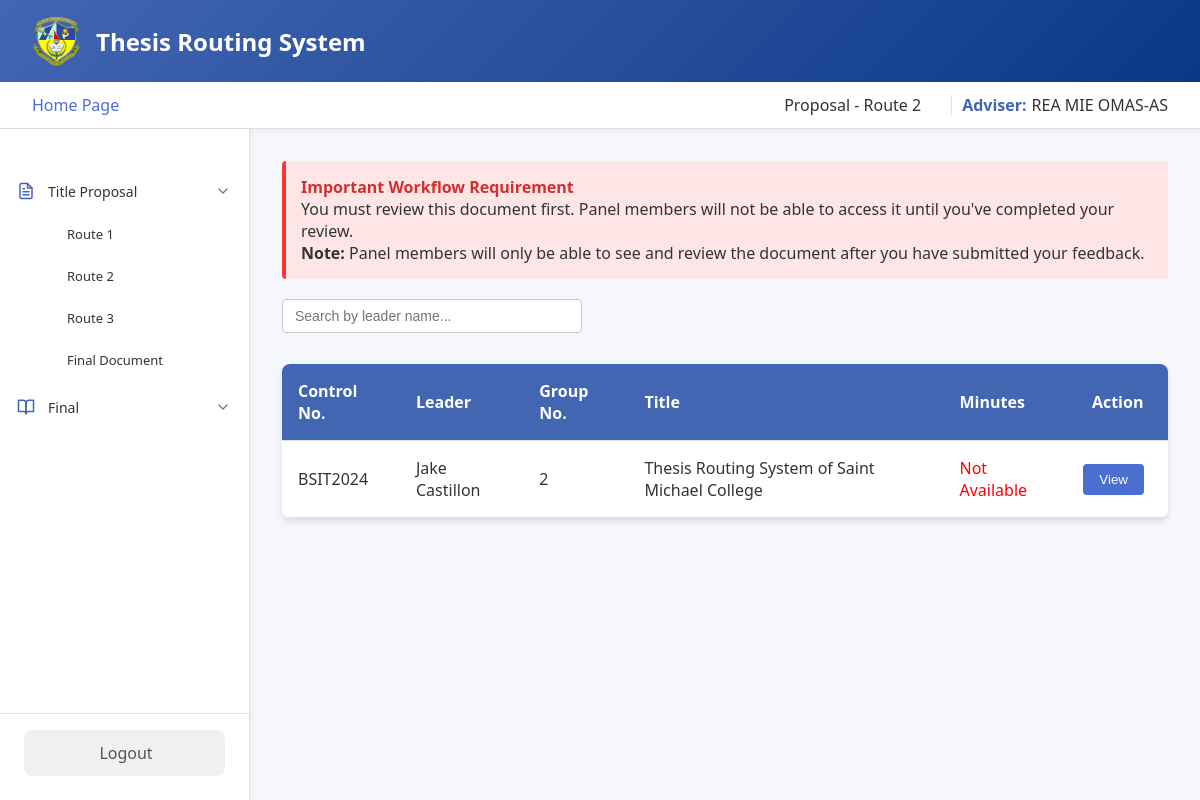
The page /adviser/homepage/titleproposal/route2.php (signed in) on the database as committed earlier.
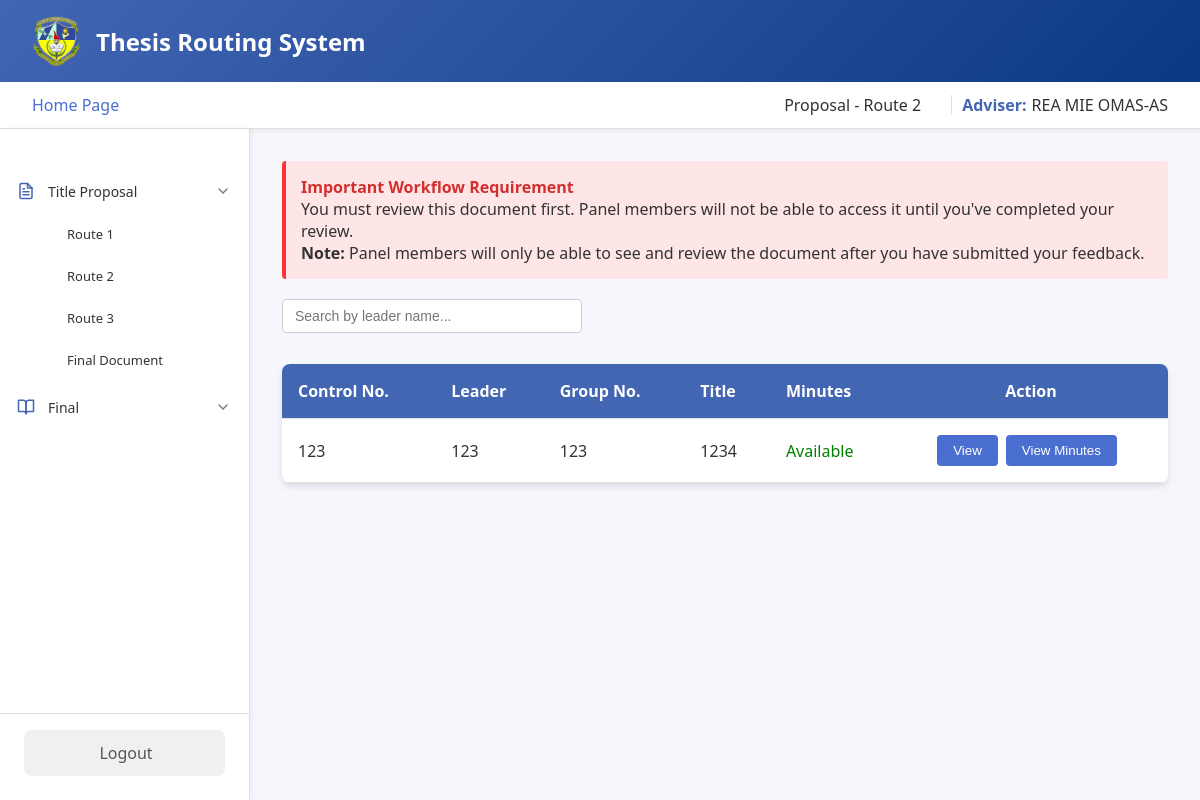
The same page on the database as committed later.
### tables this page shows
CREATE TABLE `route2proposal_files` (
  `route2_id` int(11) NOT NULL,
  `student_id` varchar(50) DEFAULT NULL,
  `docuRoute2` varchar(255) DEFAULT NULL,
  `panel1_id` varchar(50) DEFAULT NULL,
  `panel2_id` varchar(50) DEFAULT NULL,
  `panel3_id` varchar(50) DEFAULT NULL,
  `panel4_id` varchar(50) DEFAULT NULL,
  `department` varchar(100) DEFAULT NULL,
  `date_submitted` datetime DEFAULT NULL,
  `adviser_id` int(255) NOT NULL,
  `controlNo` varchar(222) NOT NULL,
  `fullname` varchar(244) NOT NULL,
  `group_number` int(244) NOT NULL,
  `title` varchar(255) NOT NULL,
  `school_year` varchar(255) NOT NULL,
  `panel5_id` varchar(255) NOT NULL,
  `minutes` varchar(255) NOT NULL
);

### adviser/homepage/titleproposal/route2.php (the view, shortened to what the changed rows need)
<?php
include '../../../connection.php';
$adviser_id = $_SESSION['adviser_id'];
?>
<!DOCTYPE html>
<html lang="en">
<head>
</head>
<body>
    <div class="container">
        <div class="main-content">
            <div class="content" id="content-area">
                <?php
                $query = "
                    SELECT
                        docuRoute2,
                        student_id,
                        route2_id,
                        department,
                        group_number,
                        controlNo,
                        fullname,
                        title,
                        minutes
                    FROM route2proposal_files
                    WHERE adviser_id = ?";
                $stmt = $conn->prepare($query);
                $stmt->bind_param("s", $adviser_id);
                $stmt->execute();
                $result = $stmt->get_result();
                if ($result->num_rows > 0) {
                    echo "
                    <table>
                        <thead>
                            <tr>
                                <th>Control No.</th>
                                <th>Leader</th>
                                <th>Group No.</th>
                                <th>Title</th>
                                <th>Minutes</th>
                                <th class='action-label'>Action</th>
                            </tr>
                        </thead>
                        <tbody>
                    ";
                    while ($row = $result->fetch_assoc()) {
                        $filePath = htmlspecialchars($row['docuRoute2'], ENT_QUOTES);
                        $student_id = htmlspecialchars($row['student_id'], ENT_QUOTES);
                        $route2_id = htmlspecialchars($row['route2_id'], ENT_QUOTES);
                        $groupNo = htmlspecialchars($row['group_number'], ENT_QUOTES);
                        $controlNo = htmlspecialchars($row['controlNo'], ENT_QUOTES);
                        $fullName = htmlspecialchars($row['fullname'], ENT_QUOTES);
                        $title = htmlspecialchars($row['title'], ENT_QUOTES);
                        $minutesQuery = $conn->prepare("SELECT minutes FROM route1proposal_files WHERE student_id = ?");
                        $minutesQuery->bind_param("s", $student_id);
                        $minutesQuery->execute();
                        $minutesResult = $minutesQuery->get_result();
                        $minutes = '';
                        if ($minutesResult->num_rows > 0) {
                            $minutesRow = $minutesResult->fetch_assoc();
                            $minutes = $minutesRow['minutes'] ? htmlspecialchars($minutesRow['minutes'], ENT_QUOTES) : '';
                        }
                        $minutesStatus = $minutes ? '<span style="color: green;">Available</span>' : '<span style="color: red;">Not Available</span>';
                        echo "
                            <tr>
                                <td>$controlNo</td>
                                <td>$fullName</td>
                                <td>$groupNo</td>
                                <td>$title</td>
                                <td>$minutesStatus</td>
                                <td style='text-align: center;'>
                                    <button class='view-button' onclick=\"viewFile('$filePath', '$student_id', '$route2_id')\">View</button>";
                        if ($minutes) {
                            echo "<button class='view-button' onclick=\"viewMinutes('$minutes')\">View Minutes</button>";
                        }
                        echo "</td>
                            </tr>
                        ";
                    }
                    echo "
                        </tbody>
                    </table>
                    ";
                } else {
                    echo "<p>No files uploaded yet.</p>";
                }
                ?>
            </div>
        </div>
    </div>
</body>
</html>

Rows that differ between the two databases and show on the page:
removed route2proposal_files: controlNo "BSIT2024", fullname "Jake Castillon", group_number "2", title "Thesis Routing System of Saint Michael College", shows "Not Available"
added route2proposal_files: controlNo "123", fullname "123", group_number "123", title "1234", shows "Available"
